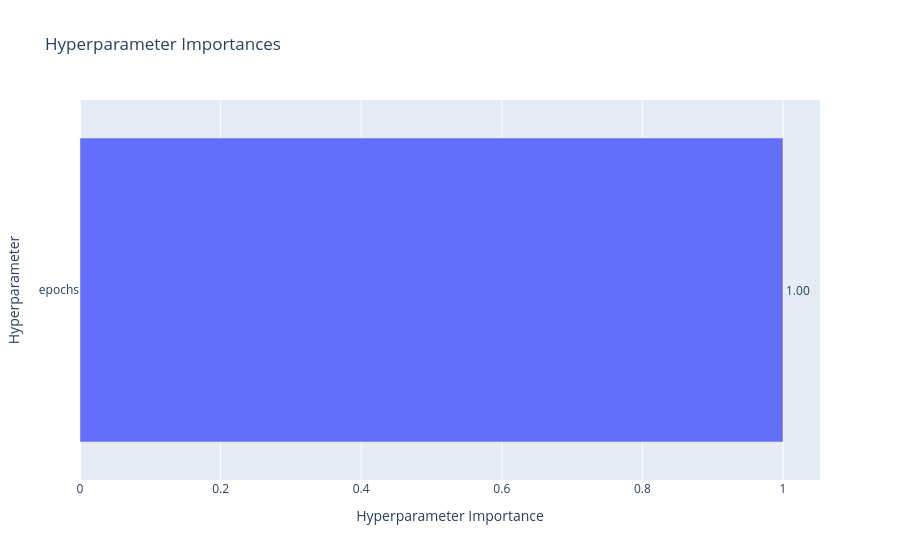

Notebook cell for this chart:
### Code cell
optuna.visualization.plot_param_importances(optuna_study)

### Figure 1 — Plotly figure (JSON) as saved in the notebook; plotly's stock layout.template omitted (floating-point values rounded to 4 significant figures)
{"data": [{"cliponaxis": false, "hovertemplate": ["epochs (IntDistribution): 1.0<extra></extra>"], "name": "Objective Value", "orientation": "h", "text": ["1.00"], "textposition": "outside", "type": "bar", "x": [1], "y": ["epochs"]}], "layout": {"title": {"text": "Hyperparameter Importances"}, "xaxis": {"title": {"text": "Hyperparameter Importance"}}, "yaxis": {"title": {"text": "Hyperparameter"}}}}
